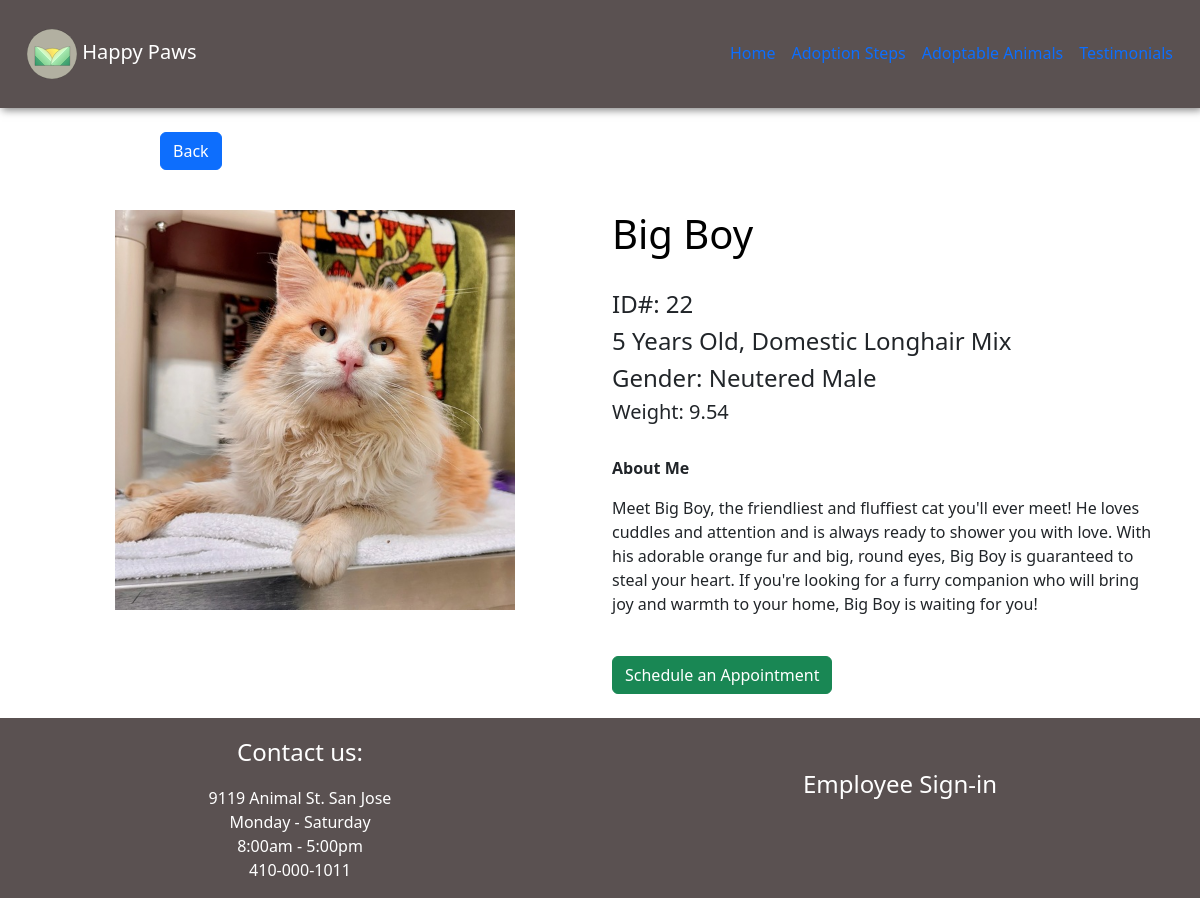
Screenshot of /Animals/22 with the database file from the repository.
### app.py (models this page shows, shortened)
class Animal(db.Model):
    __tablename__ = 'animals'
    id = db.Column(db.Integer, primary_key=True)
    name = db.Column(db.String(5), nullable=False)
    age = db.Column(db.Integer, nullable=True)
    species = db.Column(db.Integer, nullable=False)
    gender = db.Column(db.Integer, nullable=False)
    breed = db.Column(db.String(150), nullable=True)
    weight = db.Column(db.Numeric, nullable=True)
    description = db.Column(db.Text, nullable=True)
    image_path = db.Column(db.String(), nullable=True)
    date_added = db.Column(db.DateTime, default=datetime.utcnow)

### app.py (the view)
@app.route('/Animals/<int:id>')
def animalpage(id):
    animal = Animal.query.get_or_404(id)
    return render_template('Animalpage.html', animal = animal)

### templates/animalpage.html (shortened to what this page needs)
{% extends "base.html" %}
{%block body%}
<div class="container-fluid p-4" >
    <div class="container ">
        <div class ="row">
            <div class="col" style="padding-left: 130px; padding-bottom: 40px;">
                <a href=" {{url_for('animals')}}" class="btn btn-primary" >Back</a>
            </div>
        </div>
        <div class="row">
          <div class="col text-center">
            {% if animal.image_path %}
            <img src="{{ url_for('static', filename='animal_images/' + animal.image_path)}}" class="card-img-top" alt="animal's image"
            style="max-width: 400px; max-height: 500px; object-fit: cover;">
            {% else %}
            <img src="{{ url_for('static', filename='images/default_image.jpg') }}" class="card-img-top" alt="default image"
            style="max-width: 400px; max-height: 500px; object-fit: cover;">
            {% endif %}
          </div>
          <div class="col">
            <h1 style="text-align: left"> {{animal.name}} </h1>
            <h4> ID#: {{animal.id}} </h4>
            <h4> {{animal.age}} Years Old,
                {% if animal.breed %}
                {{ animal.breed }}
                {% else %}
                Breed Unknown
                {% endif %}
            </h4>
            <h4> Gender:
                {% if animal.gender==0 %}
                  Male
                {% elif animal.gender==1 %}
                  Female
                {% elif animal.gender==2 %}
                  Neutered Male
                {% elif animal.gender==3 %}
                  Spayed Female
                {% endif %}
            </h4>
            <h5> Weight: {{'%0.2f'|format(animal.weight|float)}} </h5>
            <p style="font-weight: bold; font-size: 20;"> About Me </p>
            <p> {{ animal.description }} </p>
            <a href="{{url_for('schedule', id=animal.id)}}" class="btn btn-success" > Schedule an Appointment </a>
          </div>
        </div>
    </div>
</div>
{%endblock%}

### templates/base.html (shortened to what this page needs)
<!DOCTYPE html>
<html lang="en">
<head>
    <link href="https://cdn.jsdelivr.net/npm/bootstrap@5.3.3/dist/css/bootstrap.min.css" rel="stylesheet">
    <link rel= "stylesheet" type= "text/css" href= "{{ url_for('static',filename='styles/main.css') }}">
</head>
<body>
    <nav class ="navbar nav justify-content-center py-4 sticky-top navbar-expand-lg navbar-dark text-light" >
        <div class="container-fluid">
            <a class="navbar-brand" href="#"> <img src="{{ url_for('static', filename='images/Website_logo.svg') }}" alt="" width="50" height="50"> Happy Paws </a>
            <div class="collapse navbar-collapse" id="navbarNavAltMarkup">
                <ul class="nav nav-underline ms-auto py-0" >
                    <li class="nav-item">
                        <a class="nav-link " aria-current="page" href="{{url_for('home')}}">Home</a>
                    </li>
                    <li class="nav-item">
                        <a class="nav-link " href="{{url_for('adoption_steps')}}">Adoption Steps</a>
                    </li>
                    <li class="nav-item">
                        <a class="nav-link " href="{{url_for('animals')}}">Adoptable Animals</a>
                    </li>
                    <li class="nav-item">
                        <a class="nav-link" href="{{url_for('testimonial')}}">Testimonials</a>
                    </li>
                </ul>
        </div>
    </nav>
    {%block body%}
    {%endblock%}
    <footer class="footer text-white">
        <div class="container-fluid">
            <div class="row">
                <div class="col-6 p-3 align-items-center">
                    <div class= "row justify-content-center">
                        <p class="fs-4 text-center ">
                            Contact us:
                        </p>
                    </div>
                    <div class= "row justify-content-center">
                        9119 Animal St. San Jose
                    </div>
                    <div class= "row justify-content-center">
                        Monday - Saturday
                    </div>
                    <div class= "row justify-content-center">
                        8:00am - 5:00pm
                    </div>
                    <div class= "row justify-content-center">
                        410-000-1011
                    </div>
                </div>
                <div class="col-6 p-5 " >
                    <p class="fs-4 text-center ">
                    <a class="nav-link" aria-current="page" href="{{url_for('login')}}">Employee Sign-in</a>
                    </p>
                </div>
            </div>
        </div>
    </footer>
</body>
</html>

### static/styles/main.css (style rules this page uses)
h1 { text-align: center; color: black; }
.navbar { background: #5A5151; padding-left: 15px; padding-right: 15px; }
nav { padding: 24px; text-align: center; box-shadow: 2px 2px 8px rgba(0, 0, 0, 0.5); }

### templates/base.html (style rules this page uses)
.footer { background-color:#5A5151; }

### rows the page displays
Animal: image_path (picture), name "Big Boy", id "22", age "5", breed "Domestic Longhair Mix", weight "9.54", description "Meet Big Boy, the friendliest and fluffiest cat you'll ever meet! He loves cuddles and attention and is always ready to shower you with love. With his adorable orange fur and big, round eyes, Big Boy is guaranteed to steal your heart. If you're looking for a furry companion who will bring joy and warmth to your home, Big Boy is waiting for you!"
